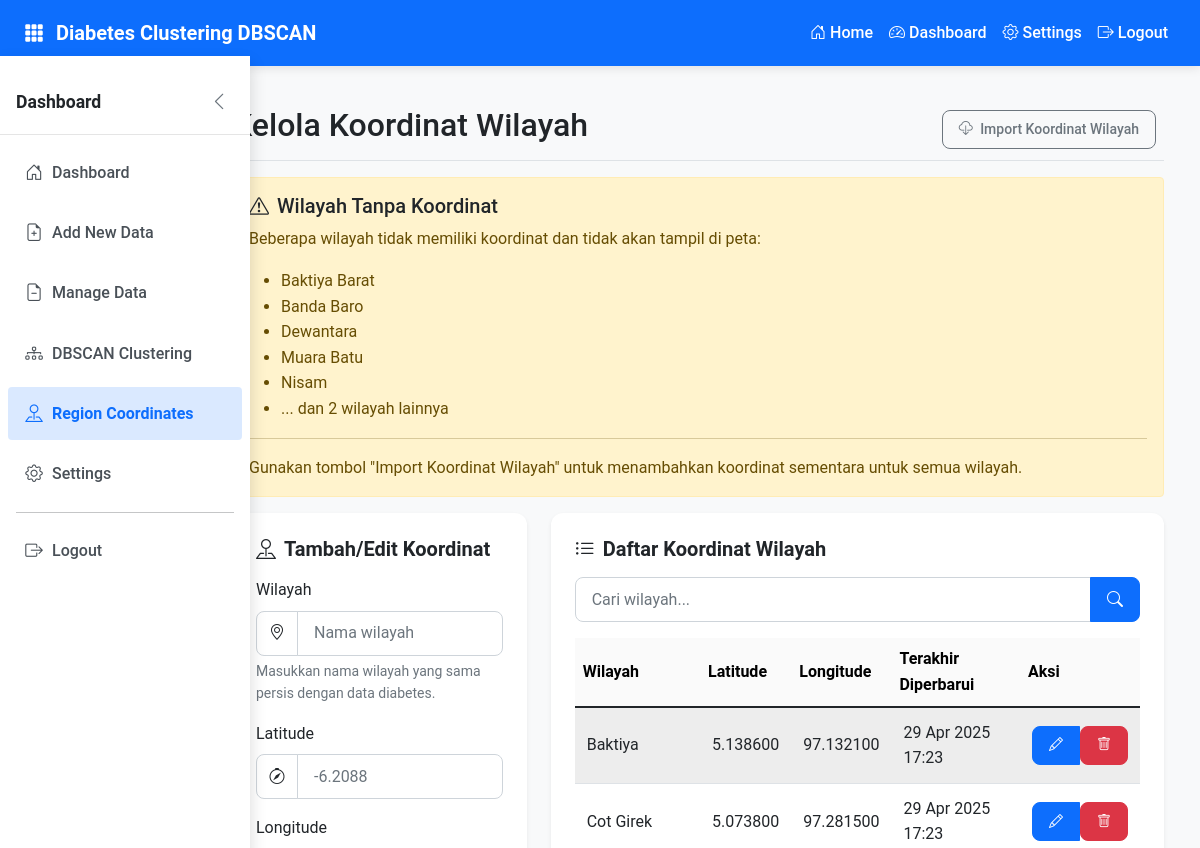
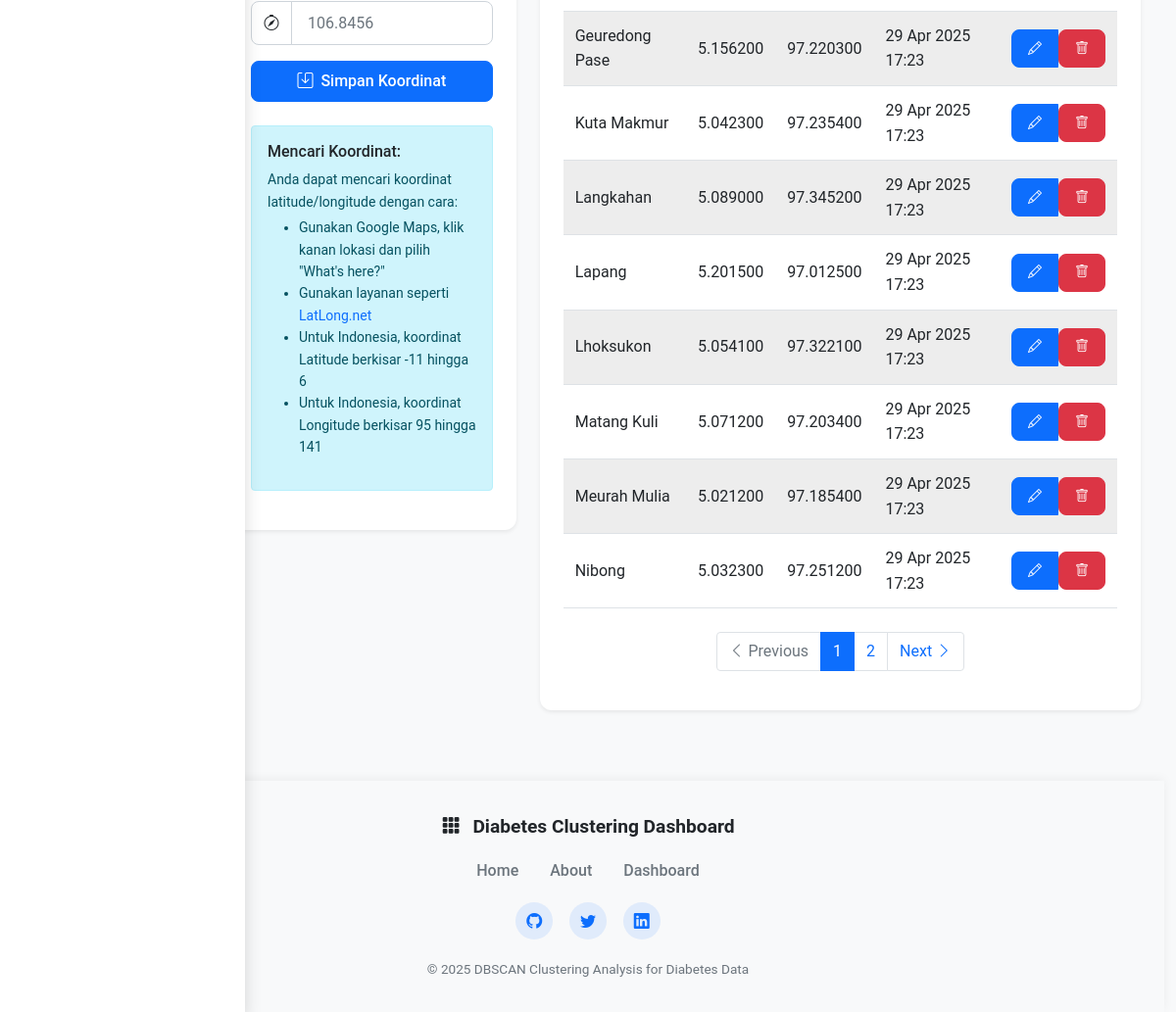
Page /admin/region_coordinates.php (signed in) on the committed database (2 pictures, top to bottom).
### tables this page shows
CREATE TABLE `region_coordinates`  (
  `id` int(11) NOT NULL AUTO_INCREMENT,
  `wilayah` varchar(100) NOT NULL,
  `latitude` decimal(10, 6) NOT NULL,
  `longitude` decimal(10, 6) NOT NULL,
  `created_at` timestamp(0) NOT NULL DEFAULT current_timestamp(0),
  `updated_at` timestamp(0) NOT NULL DEFAULT current_timestamp(0) ON UPDATE CURRENT_TIMESTAMP(0),
  PRIMARY KEY (`id`) USING BTREE,
  UNIQUE INDEX `wilayah`(`wilayah`) USING BTREE
);

### admin/region_coordinates.php (the view, shortened to what this page needs)
<?php
require_once '../config/database.php';
$stmt = $pdo->query("SELECT DISTINCT d.wilayah
                     FROM diabetes_data d
                     LEFT JOIN region_coordinates c ON d.wilayah = c.wilayah
                     WHERE c.wilayah IS NULL");
$missing_coordinates = $stmt->fetchAll(PDO::FETCH_COLUMN);
$page = isset($_GET['page']) ? max(1, intval($_GET['page'])) : 1;
$items_per_page = 10;
$offset = ($page - 1) * $items_per_page;
$search = isset($_GET['search']) ? $_GET['search'] : '';
if (!empty($search)) {
    $query = "SELECT * FROM region_coordinates
              WHERE wilayah LIKE :search
              ORDER BY wilayah ASC
              LIMIT :offset, :limit";
    $stmt = $pdo->prepare($query);
    $search_param = "%$search%";
    $stmt->bindParam(':search', $search_param, PDO::PARAM_STR);
    $stmt->bindParam(':offset', $offset, PDO::PARAM_INT);
    $stmt->bindParam(':limit', $items_per_page, PDO::PARAM_INT);
    $stmt->execute();
    $count_query = "SELECT COUNT(*) FROM region_coordinates WHERE wilayah LIKE :search";
    $count_stmt = $pdo->prepare($count_query);
    $count_stmt->bindParam(':search', $search_param, PDO::PARAM_STR);
    $count_stmt->execute();
    $total_items = $count_stmt->fetchColumn();
} else {
    $query = "SELECT * FROM region_coordinates ORDER BY wilayah ASC LIMIT :offset, :limit";
    $stmt = $pdo->prepare($query);
    $stmt->bindParam(':offset', $offset, PDO::PARAM_INT);
    $stmt->bindParam(':limit', $items_per_page, PDO::PARAM_INT);
    $stmt->execute();
    $count_query = "SELECT COUNT(*) FROM region_coordinates";
    $count_stmt = $pdo->query($count_query);
    $total_items = $count_stmt->fetchColumn();
}
$coordinates = $stmt->fetchAll();
$total_pages = ceil($total_items / $items_per_page);
include '../includes/header.php';
function pageUrl($pageNum) {
    $params = ['page' => $pageNum];
    return "?" . http_build_query($params);
}
?>
<div class="container-fluid">
    <div class="row">
        <?php include '../includes/sidebar.php'; ?>
        <main class="col-md-9 ms-sm-auto col-lg-10 px-md-4">
            <div class="d-flex justify-content-between flex-wrap flex-md-nowrap align-items-center pt-3 pb-2 mb-3 border-bottom">
                <h1 class="h2">Kelola Koordinat Wilayah</h1>
                <div class="btn-toolbar mb-2 mb-md-0">
                    <form method="POST" class="me-2">
                        <button type="submit" name="import_coordinates" class="btn btn-sm btn-outline-secondary">
                            <i class="bi bi-cloud-download me-1"></i> Import Koordinat Wilayah
                        </button>
                    </form>
                </div>
            </div>
            <?php if (!empty($missing_coordinates)): ?>
                <div class="alert alert-warning" role="alert">
                    <h5 class="alert-heading"><i class="bi bi-exclamation-triangle me-2"></i>Wilayah Tanpa Koordinat</h5>
                    <p>Beberapa wilayah tidak memiliki koordinat dan tidak akan tampil di peta:</p>
                    <ul class="mb-0">
                        <?php foreach (array_slice($missing_coordinates, 0, 5) as $region): ?>
                            <li><?php echo htmlspecialchars($region); ?></li>
                        <?php endforeach; ?>
                        <?php if (count($missing_coordinates) > 5): ?>
                            <li>... dan <?php echo count($missing_coordinates) - 5; ?> wilayah lainnya</li>
                        <?php endif; ?>
                    </ul>
                    <hr>
                    <p class="mb-0">Gunakan tombol "Import Koordinat Wilayah" untuk menambahkan koordinat sementara untuk semua wilayah.</p>
                </div>
            <?php endif; ?>
            <div class="row">
                <div class="col-lg-4 mb-4">
                    <div class="card shadow-sm">
                        <div class="card-body">
                            <h5 class="card-title mb-3">
                                <i class="bi bi-pin-map me-2"></i>
                                Tambah/Edit Koordinat
                            </h5>
                            <form method="POST">
                                <div class="mb-3">
                                    <label for="wilayah" class="form-label">Wilayah</label>
                                    <div class="input-group">
                                        <span class="input-group-text">
                                            <i class="bi bi-geo-alt"></i>
                                        </span>
                                        <input type="text" class="form-control" id="wilayah" name="wilayah" required
                                               placeholder="Nama wilayah">
                                    </div>
                                    <div class="form-text">Masukkan nama wilayah yang sama persis dengan data diabetes.</div>
                                </div>
                                <div class="mb-3">
                                    <label for="latitude" class="form-label">Latitude</label>
                                    <div class="input-group">
                                        <span class="input-group-text">
                                            <i class="bi bi-compass"></i>
                                        </span>
                                        <input type="number" step="0.000001" class="form-control" id="latitude"
                                               name="latitude" required placeholder="-6.2088">
                                    </div>
                                </div>
                                <div class="mb-3">
                                    <label for="longitude" class="form-label">Longitude</label>
                                    <div class="input-group">
                                        <span class="input-group-text">
                                            <i class="bi bi-compass"></i>
                                        </span>
                                        <input type="number" step="0.000001" class="form-control" id="longitude"
                                               name="longitude" required placeholder="106.8456">
                                    </div>
                                </div>
                                <button type="submit" name="add_coordinates" class="btn btn-primary w-100">
                                    <i class="bi bi-save me-2"></i>Simpan Koordinat
                                </button>
                            </form>
                            <div class="mt-4">
                                <div class="alert alert-info">
                                    <h6 class="alert-heading">Mencari Koordinat:</h6>
                                    <p class="small mb-1">Anda dapat mencari koordinat latitude/longitude dengan cara:</p>
                                    <ul class="small">
                                        <li>Gunakan Google Maps, klik kanan lokasi dan pilih "What's here?"</li>
                                        <li>Gunakan layanan seperti <a href="https://www.latlong.net/" target="_blank">LatLong.net</a></li>
                                        <li>Untuk Indonesia, koordinat Latitude berkisar -11 hingga 6</li>
                                        <li>Untuk Indonesia, koordinat Longitude berkisar 95 hingga 141</li>
                                    </ul>
                                </div>
                            </div>
                        </div>
                    </div>
                </div>
                <div class="col-lg-8">
                    <div class="card shadow-sm">
                        <div class="card-body">
                            <h5 class="card-title mb-3">
                                <i class="bi bi-list-ul me-2"></i>
                                Daftar Koordinat Wilayah
                            </h5>
                            <div class="mb-3">
                                <form method="GET" class="row g-2">
                                    <div class="col">
                                        <div class="input-group">
                                            <input type="text" class="form-control" placeholder="Cari wilayah..."
                                                   name="search" value="<?php echo htmlspecialchars($search); ?>">
                                            <button class="btn btn-primary" type="submit">
                                                <i class="bi bi-search"></i>
                                            </button>
                                        </div>
                                    </div>
                                </form>
                            </div>
                            <div class="table-responsive">
                                <table class="table table-hover table-striped">
                                    <thead class="table-light">
                                        <tr>
                                            <th>Wilayah</th>
                                            <th>Latitude</th>
                                            <th>Longitude</th>
                                            <th>Terakhir Diperbarui</th>
                                            <th>Aksi</th>
                                        </tr>
                                    </thead>
                                    <tbody>
                                        <?php if (count($coordinates) > 0): ?>
                                            <?php foreach ($coordinates as $coord): ?>
                                                <tr>
                                                    <td><?php echo htmlspecialchars($coord['wilayah']); ?></td>
                                                    <td><?php echo number_format($coord['latitude'], 6); ?></td>
                                                    <td><?php echo number_format($coord['longitude'], 6); ?></td>
                                                    <td><?php echo date('d M Y H:i', strtotime($coord['updated_at'])); ?></td>
                                                    <td>
                                                        <div class="btn-group" role="group">
                                                            <button type="button" class="btn btn-sm btn-primary edit-btn"
                                                                    data-wilayah="<?php echo htmlspecialchars($coord['wilayah']); ?>"
                                                                    data-lat="<?php echo $coord['latitude']; ?>"
                                                                    data-lng="<?php echo $coord['longitude']; ?>">
                                                                <i class="bi bi-pencil"></i>
                                                            </button>
                                                            <form method="POST" onsubmit="return confirm('Apakah Anda yakin ingin menghapus koordinat untuk <?php echo htmlspecialchars($coord['wilayah']); ?>?');" style="display:inline;">
                                                                <button type="submit" name="delete" class="btn btn-sm btn-danger">
                                                                    <i class="bi bi-trash"></i>
                                                                </button>
                                                            </form>
                                                        </div>
                                                    </td>
                                                </tr>
                                            <?php endforeach; ?>
                                        <?php endif; ?>
                                    </tbody>
                                </table>
                            </div>
                            <?php if ($total_pages > 1): ?>
                                <nav aria-label="Page navigation" class="mt-4">
                                    <ul class="pagination justify-content-center">
                                        <li class="page-item<?php echo $page <= 1 ? ' disabled' : ''; ?>">
                                            <a class="page-link" href="<?php echo $page > 1 ? pageUrl($page - 1) : '#'; ?>" tabindex="-1">
                                                <i class="bi bi-chevron-left"></i> Previous
                                            </a>
                                        </li>
                                        <?php
                                        $start_page = max(1, min($page - 2, $total_pages - 4));
                                        $end_page = min($total_pages, max($page + 2, 5));
                                        for ($i = $start_page; $i <= $end_page; $i++):
                                        ?>
                                            <li class="page-item<?php echo $i == $page ? ' active' : ''; ?>">
                                                <a class="page-link" href="<?php echo pageUrl($i); ?>"><?php echo $i; ?></a>
                                            </li>
                                        <?php endfor; ?>
                                        <li class="page-item<?php echo $page >= $total_pages ? ' disabled' : ''; ?>">
                                            <a class="page-link" href="<?php echo $page < $total_pages ? pageUrl($page + 1) : '#'; ?>">
                                                Next <i class="bi bi-chevron-right"></i>
                                            </a>
                                        </li>
                                    </ul>
                                </nav>
                            <?php endif; ?>
                        </div>
                    </div>
                </div>
            </div>
        </main>
    </div>
</div>
<?php include '../includes/footer.php'; ?>

### rows in the picture
region_coordinates: wilayah "Baktiya", latitude "5.138600", longitude "97.132100", updated_at "29 Apr 2025 17:23"
region_coordinates: wilayah "Cot Girek", latitude "5.073800", longitude "97.281500", updated_at "29 Apr 2025 17:23"
region_coordinates: wilayah "Geuredong Pase", latitude "5.156200", longitude "97.220300", updated_at "29 Apr 2025 17:23"
region_coordinates: wilayah "Kuta Makmur", latitude "5.042300", longitude "97.235400", updated_at "29 Apr 2025 17:23"
region_coordinates: wilayah "Langkahan", latitude "5.089000", longitude "97.345200", updated_at "29 Apr 2025 17:23"
region_coordinates: wilayah "Lapang", latitude "5.201500", longitude "97.012500", updated_at "29 Apr 2025 17:23"
region_coordinates: wilayah "Lhoksukon", latitude "5.054100", longitude "97.322100", updated_at "29 Apr 2025 17:23"
region_coordinates: wilayah "Matang Kuli", latitude "5.071200", longitude "97.203400", updated_at "29 Apr 2025 17:23"
region_coordinates: wilayah "Meurah Mulia", latitude "5.021200", longitude "97.185400", updated_at "29 Apr 2025 17:23"
region_coordinates: wilayah "Nibong", latitude "5.032300", longitude "97.251200", updated_at "29 Apr 2025 17:23"

### other values in the picture
$lang['home'] "Home"
$lang['dashboard'] "Dashboard"
$lang['settings'] "Settings"
$lang['logout'] "Logout"
$lang['add_data'] "Add New Data"
$lang['manage_data'] "Manage Data"
$lang['region_coordinates'] "Region Coordinates"
$region "Baktiya Barat"
$region "Banda Baro"
$region "Dewantara"
$region "Muara Batu"
$region "Nisam"
count($missing_coordinates) - 5 "2"
